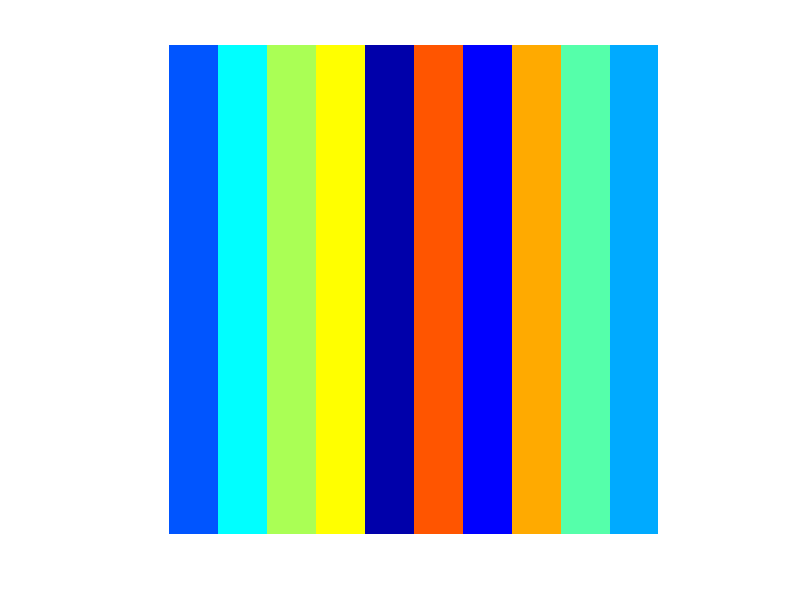

The MATLAB script that drew this image: (Note: this script raises an error after producing the figure.)
%% This is a tutorial for the Remote Data Toolbox object-oriented API.
%
% This script shows how you might generate some data as part of a project
% and publish that data as an artifact to the project's remote data
% repository.
%
% This script uses a JSON file to configure a Remote Data Toolbox client
% object with things like the Url of the project's remote repository.  This
% simplifies various calls to the Remote Data Toolbox functions.
%
% You probably don't want to store your project's repository credentials in
% a JSON file, because others would be able to read it.  So before
% publishing data, this script will prompt you to enter a password into a
% dialog window.  For this demo, use the user name "test" and password
% "test123".
%
% See also rdtExampleReadData
%
% Copyright (c) 2015 RemoteDataToolbox Team

clear;
clc;

%% Generate an image.

% generate some random data and save it as an image.
row = 1 + floor((0:499) / 50);
indexes = repmat(row, 500, 1);
colors = jet(10);
colors = colors(randperm(10), :);
imageData = colors(indexes, :);
imageData = reshape(imageData, 500, 500, 3);
imageFile = fullfile(tempdir(), 'demo-image.png');
imwrite(imageData, imageFile, 'png');

% view the image
imshow(imageFile)

%% Create a client object with project configuration and credentials.
client = RdtClient('brainard-archiva');
client.credentialsDialog();

%% Publish the image as an artifact.

% change to the "remote path" where we want to publish the artifact
client.crp('project-demo');

% each artifact must have a version, the default is version '1'
version = '42';

% supply the configuration, which now contains publishing credentials
artifact = client.publishArtifact(imageFile, 'version', version);

%% See metadata about the new artifact!
disp(artifact)

%% Visit the new artifact on the web!

% From the directory listing, click on png file and check that the image in
% the brwoser matches the image in the Matlab figure.
client.openBrowser(artifact);
